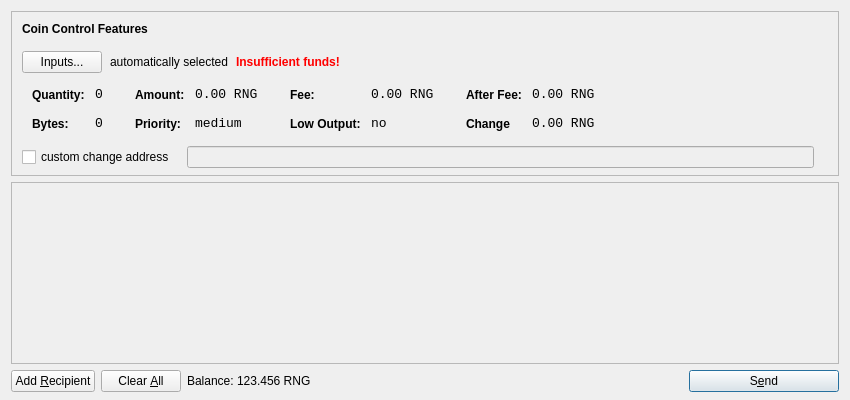
<?xml version="1.0" encoding="UTF-8"?>
<ui version="4.0">
 <class>SendCoinsDialog</class>
 <widget class="QDialog" name="SendCoinsDialog">
  <property name="geometry">
   <rect>
    <x>0</x>
    <y>0</y>
    <width>850</width>
    <height>400</height>
   </rect>
  </property>
  <property name="windowTitle">
   <string>Send Coins</string>
  </property>
  <layout class="QVBoxLayout" name="verticalLayout" stretch="0,1,0">
   <property name="bottomMargin">
    <number>8</number>
   </property>
   <item>
    <widget class="QFrame" name="frameCoinControl">
     <property name="sizePolicy">
      <sizepolicy hsizetype="Expanding" vsizetype="Expanding">
       <horstretch>0</horstretch>
       <verstretch>0</verstretch>
      </sizepolicy>
     </property>
     <property name="maximumSize">
      <size>
       <width>16777215</width>
       <height>16777215</height>
      </size>
     </property>
     <property name="frameShape">
      <enum>QFrame::StyledPanel</enum>
     </property>
     <property name="frameShadow">
      <enum>QFrame::Sunken</enum>
     </property>
     <layout class="QVBoxLayout" name="verticalLayoutCoinControl2">
      <property name="spacing">
       <number>-1</number>
      </property>
      <property name="leftMargin">
       <number>0</number>
      </property>
      <property name="topMargin">
       <number>0</number>
      </property>
      <property name="rightMargin">
       <number>0</number>
      </property>
      <property name="bottomMargin">
       <number>6</number>
      </property>
      <item>
       <layout class="QVBoxLayout" name="verticalLayoutCoinControl" stretch="0,0,0,0,1">
        <property name="spacing">
         <number>0</number>
        </property>
        <property name="leftMargin">
         <number>10</number>
        </property>
        <property name="topMargin">
         <number>10</number>
        </property>
        <item>
         <layout class="QHBoxLayout" name="horizontalLayoutCoinControl1">
          <property name="bottomMargin">
           <number>15</number>
          </property>
          <item>
           <widget class="QLabel" name="labelCoinControlFeatures">
            <property name="sizePolicy">
             <sizepolicy hsizetype="Preferred" vsizetype="Maximum">
              <horstretch>0</horstretch>
              <verstretch>0</verstretch>
             </sizepolicy>
            </property>
            <property name="font">
             <font>
              <weight>75</weight>
              <bold>true</bold>
             </font>
            </property>
            <property name="styleSheet">
             <string notr="true">font-weight:bold;</string>
            </property>
            <property name="text">
             <string>Coin Control Features</string>
            </property>
           </widget>
          </item>
         </layout>
        </item>
        <item>
         <layout class="QHBoxLayout" name="horizontalLayoutCoinControl2" stretch="0,0,0,0">
          <property name="spacing">
           <number>8</number>
          </property>
          <property name="bottomMargin">
           <number>10</number>
          </property>
          <item>
           <widget class="QPushButton" name="pushButtonCoinControl">
            <property name="styleSheet">
             <string notr="true"/>
            </property>
            <property name="text">
             <string>Inputs...</string>
            </property>
           </widget>
          </item>
          <item>
           <widget class="QLabel" name="labelCoinControlAutomaticallySelected">
            <property name="text">
             <string>automatically selected</string>
            </property>
            <property name="margin">
             <number>5</number>
            </property>
           </widget>
          </item>
          <item>
           <widget class="QLabel" name="labelCoinControlInsuffFunds">
            <property name="font">
             <font>
              <weight>75</weight>
              <bold>true</bold>
             </font>
            </property>
            <property name="styleSheet">
             <string notr="true">color:red;font-weight:bold;</string>
            </property>
            <property name="text">
             <string>Insufficient funds!</string>
            </property>
            <property name="margin">
             <number>5</number>
            </property>
           </widget>
          </item>
          <item>
           <spacer name="horizontalSpacerCoinControl">
            <property name="orientation">
             <enum>Qt::Horizontal</enum>
            </property>
            <property name="sizeHint" stdset="0">
             <size>
              <width>40</width>
              <height>1</height>
             </size>
            </property>
           </spacer>
          </item>
         </layout>
        </item>
        <item>
         <widget class="QWidget" name="widgetCoinControl" native="true">
          <property name="sizePolicy">
           <sizepolicy hsizetype="Preferred" vsizetype="Preferred">
            <horstretch>0</horstretch>
            <verstretch>0</verstretch>
           </sizepolicy>
          </property>
          <property name="minimumSize">
           <size>
            <width>0</width>
            <height>0</height>
           </size>
          </property>
          <property name="styleSheet">
           <string notr="true"/>
          </property>
          <layout class="QHBoxLayout" name="horizontalLayoutCoinControl5">
           <property name="margin">
            <number>0</number>
           </property>
           <item>
            <layout class="QHBoxLayout" name="horizontalLayoutCoinControl3" stretch="0,0,0,1">
             <property name="spacing">
              <number>20</number>
             </property>
             <property name="topMargin">
              <number>0</number>
             </property>
             <property name="bottomMargin">
              <number>10</number>
             </property>
             <item>
              <layout class="QFormLayout" name="formLayoutCoinControl1">
               <property name="horizontalSpacing">
                <number>10</number>
               </property>
               <property name="verticalSpacing">
                <number>14</number>
               </property>
               <property name="leftMargin">
                <number>10</number>
               </property>
               <property name="topMargin">
                <number>4</number>
               </property>
               <property name="rightMargin">
                <number>6</number>
               </property>
               <item row="0" column="0">
                <widget class="QLabel" name="labelCoinControlQuantityText">
                 <property name="styleSheet">
                  <string notr="true">font-weight:bold;</string>
                 </property>
                 <property name="text">
                  <string>Quantity:</string>
                 </property>
                 <property name="margin">
                  <number>0</number>
                 </property>
                </widget>
               </item>
               <item row="0" column="1">
                <widget class="QLabel" name="labelCoinControlQuantity">
                 <property name="font">
                  <font>
                   <family>Monospace</family>
                   <pointsize>10</pointsize>
                  </font>
                 </property>
                 <property name="cursor">
                  <cursorShape>IBeamCursor</cursorShape>
                 </property>
                 <property name="contextMenuPolicy">
                  <enum>Qt::ActionsContextMenu</enum>
                 </property>
                 <property name="text">
                  <string>0</string>
                 </property>
                 <property name="margin">
                  <number>0</number>
                 </property>
                 <property name="textInteractionFlags">
                  <set>Qt::LinksAccessibleByMouse|Qt::TextSelectableByKeyboard|Qt::TextSelectableByMouse</set>
                 </property>
                </widget>
               </item>
               <item row="1" column="0">
                <widget class="QLabel" name="labelCoinControlBytesText">
                 <property name="styleSheet">
                  <string notr="true">font-weight:bold;</string>
                 </property>
                 <property name="text">
                  <string>Bytes:</string>
                 </property>
                </widget>
               </item>
               <item row="1" column="1">
                <widget class="QLabel" name="labelCoinControlBytes">
                 <property name="font">
                  <font>
                   <family>Monospace</family>
                   <pointsize>10</pointsize>
                  </font>
                 </property>
                 <property name="cursor">
                  <cursorShape>IBeamCursor</cursorShape>
                 </property>
                 <property name="contextMenuPolicy">
                  <enum>Qt::ActionsContextMenu</enum>
                 </property>
                 <property name="text">
                  <string>0</string>
                 </property>
                 <property name="textInteractionFlags">
                  <set>Qt::LinksAccessibleByMouse|Qt::TextSelectableByKeyboard|Qt::TextSelectableByMouse</set>
                 </property>
                </widget>
               </item>
              </layout>
             </item>
             <item>
              <layout class="QFormLayout" name="formLayoutCoinControl2">
               <property name="horizontalSpacing">
                <number>10</number>
               </property>
               <property name="verticalSpacing">
                <number>14</number>
               </property>
               <property name="leftMargin">
                <number>6</number>
               </property>
               <property name="topMargin">
                <number>4</number>
               </property>
               <property name="rightMargin">
                <number>6</number>
               </property>
               <item row="0" column="0">
                <widget class="QLabel" name="labelCoinControlAmountText">
                 <property name="styleSheet">
                  <string notr="true">font-weight:bold;</string>
                 </property>
                 <property name="text">
                  <string>Amount:</string>
                 </property>
                 <property name="margin">
                  <number>0</number>
                 </property>
                </widget>
               </item>
               <item row="0" column="1">
                <widget class="QLabel" name="labelCoinControlAmount">
                 <property name="font">
                  <font>
                   <family>Monospace</family>
                   <pointsize>10</pointsize>
                  </font>
                 </property>
                 <property name="cursor">
                  <cursorShape>IBeamCursor</cursorShape>
                 </property>
                 <property name="contextMenuPolicy">
                  <enum>Qt::ActionsContextMenu</enum>
                 </property>
                 <property name="text">
                  <string>0.00 RNG</string>
                 </property>
                 <property name="textInteractionFlags">
                  <set>Qt::LinksAccessibleByMouse|Qt::TextSelectableByKeyboard|Qt::TextSelectableByMouse</set>
                 </property>
                </widget>
               </item>
               <item row="1" column="0">
                <widget class="QLabel" name="labelCoinControlPriorityText">
                 <property name="styleSheet">
                  <string notr="true">font-weight:bold;</string>
                 </property>
                 <property name="text">
                  <string>Priority:</string>
                 </property>
                </widget>
               </item>
               <item row="1" column="1">
                <widget class="QLabel" name="labelCoinControlPriority">
                 <property name="font">
                  <font>
                   <family>Monospace</family>
                   <pointsize>10</pointsize>
                  </font>
                 </property>
                 <property name="cursor">
                  <cursorShape>IBeamCursor</cursorShape>
                 </property>
                 <property name="contextMenuPolicy">
                  <enum>Qt::ActionsContextMenu</enum>
                 </property>
                 <property name="text">
                  <string>medium</string>
                 </property>
                 <property name="textInteractionFlags">
                  <set>Qt::LinksAccessibleByMouse|Qt::TextSelectableByKeyboard|Qt::TextSelectableByMouse</set>
                 </property>
                </widget>
               </item>
              </layout>
             </item>
             <item>
              <layout class="QFormLayout" name="formLayoutCoinControl3">
               <property name="horizontalSpacing">
                <number>10</number>
               </property>
               <property name="verticalSpacing">
                <number>14</number>
               </property>
               <property name="leftMargin">
                <number>6</number>
               </property>
               <property name="topMargin">
                <number>4</number>
               </property>
               <property name="rightMargin">
                <number>6</number>
               </property>
               <item row="0" column="0">
                <widget class="QLabel" name="labelCoinControlFeeText">
                 <property name="styleSheet">
                  <string notr="true">font-weight:bold;</string>
                 </property>
                 <property name="text">
                  <string>Fee:</string>
                 </property>
                 <property name="margin">
                  <number>0</number>
                 </property>
                </widget>
               </item>
               <item row="0" column="1">
                <widget class="QLabel" name="labelCoinControlFee">
                 <property name="font">
                  <font>
                   <family>Monospace</family>
                   <pointsize>10</pointsize>
                  </font>
                 </property>
                 <property name="cursor">
                  <cursorShape>IBeamCursor</cursorShape>
                 </property>
                 <property name="contextMenuPolicy">
                  <enum>Qt::ActionsContextMenu</enum>
                 </property>
                 <property name="text">
                  <string>0.00 RNG</string>
                 </property>
                 <property name="textInteractionFlags">
                  <set>Qt::LinksAccessibleByMouse|Qt::TextSelectableByKeyboard|Qt::TextSelectableByMouse</set>
                 </property>
                </widget>
               </item>
               <item row="1" column="0">
                <widget class="QLabel" name="labelCoinControlLowOutputText">
                 <property name="styleSheet">
                  <string notr="true">font-weight:bold;</string>
                 </property>
                 <property name="text">
                  <string>Low Output:</string>
                 </property>
                </widget>
               </item>
               <item row="1" column="1">
                <widget class="QLabel" name="labelCoinControlLowOutput">
                 <property name="font">
                  <font>
                   <family>Monospace</family>
                   <pointsize>10</pointsize>
                  </font>
                 </property>
                 <property name="cursor">
                  <cursorShape>IBeamCursor</cursorShape>
                 </property>
                 <property name="contextMenuPolicy">
                  <enum>Qt::ActionsContextMenu</enum>
                 </property>
                 <property name="text">
                  <string>no</string>
                 </property>
                 <property name="textInteractionFlags">
                  <set>Qt::LinksAccessibleByMouse|Qt::TextSelectableByKeyboard|Qt::TextSelectableByMouse</set>
                 </property>
                </widget>
               </item>
              </layout>
             </item>
             <item>
              <layout class="QFormLayout" name="formLayoutCoinControl4">
               <property name="horizontalSpacing">
                <number>10</number>
               </property>
               <property name="verticalSpacing">
                <number>14</number>
               </property>
               <property name="leftMargin">
                <number>6</number>
               </property>
               <property name="topMargin">
                <number>4</number>
               </property>
               <property name="rightMargin">
                <number>6</number>
               </property>
               <item row="0" column="0">
                <widget class="QLabel" name="labelCoinControlAfterFeeText">
                 <property name="styleSheet">
                  <string notr="true">font-weight:bold;</string>
                 </property>
                 <property name="text">
                  <string>After Fee:</string>
                 </property>
                 <property name="margin">
                  <number>0</number>
                 </property>
                </widget>
               </item>
               <item row="0" column="1">
                <widget class="QLabel" name="labelCoinControlAfterFee">
                 <property name="font">
                  <font>
                   <family>Monospace</family>
                   <pointsize>10</pointsize>
                  </font>
                 </property>
                 <property name="cursor">
                  <cursorShape>IBeamCursor</cursorShape>
                 </property>
                 <property name="contextMenuPolicy">
                  <enum>Qt::ActionsContextMenu</enum>
                 </property>
                 <property name="text">
                  <string>0.00 RNG</string>
                 </property>
                 <property name="textInteractionFlags">
                  <set>Qt::LinksAccessibleByMouse|Qt::TextSelectableByKeyboard|Qt::TextSelectableByMouse</set>
                 </property>
                </widget>
               </item>
               <item row="1" column="0">
                <widget class="QLabel" name="labelCoinControlChangeText">
                 <property name="styleSheet">
                  <string notr="true">font-weight:bold;</string>
                 </property>
                 <property name="text">
                  <string>Change</string>
                 </property>
                </widget>
               </item>
               <item row="1" column="1">
                <widget class="QLabel" name="labelCoinControlChange">
                 <property name="font">
                  <font>
                   <family>Monospace</family>
                   <pointsize>10</pointsize>
                  </font>
                 </property>
                 <property name="cursor">
                  <cursorShape>IBeamCursor</cursorShape>
                 </property>
                 <property name="contextMenuPolicy">
                  <enum>Qt::ActionsContextMenu</enum>
                 </property>
                 <property name="text">
                  <string>0.00 RNG</string>
                 </property>
                 <property name="textInteractionFlags">
                  <set>Qt::LinksAccessibleByMouse|Qt::TextSelectableByKeyboard|Qt::TextSelectableByMouse</set>
                 </property>
                </widget>
               </item>
              </layout>
             </item>
            </layout>
           </item>
          </layout>
         </widget>
        </item>
        <item>
         <layout class="QHBoxLayout" name="horizontalLayoutCoinControl4" stretch="0,0,0">
          <property name="spacing">
           <number>12</number>
          </property>
          <property name="sizeConstraint">
           <enum>QLayout::SetDefaultConstraint</enum>
          </property>
          <property name="topMargin">
           <number>5</number>
          </property>
          <property name="rightMargin">
           <number>5</number>
          </property>
          <item>
           <widget class="QCheckBox" name="checkBoxCoinControlChange">
            <property name="text">
             <string>custom change address</string>
            </property>
           </widget>
          </item>
          <item>
           <widget class="QLineEdit" name="lineEditCoinControlChange">
            <property name="enabled">
             <bool>false</bool>
            </property>
            <property name="sizePolicy">
             <sizepolicy hsizetype="Expanding" vsizetype="Fixed">
              <horstretch>0</horstretch>
              <verstretch>0</verstretch>
             </sizepolicy>
            </property>
           </widget>
          </item>
          <item>
           <widget class="QLabel" name="labelCoinControlChangeLabel">
            <property name="sizePolicy">
             <sizepolicy hsizetype="Preferred" vsizetype="Expanding">
              <horstretch>0</horstretch>
              <verstretch>0</verstretch>
             </sizepolicy>
            </property>
            <property name="minimumSize">
             <size>
              <width>0</width>
              <height>0</height>
             </size>
            </property>
            <property name="text">
             <string/>
            </property>
            <property name="margin">
             <number>3</number>
            </property>
           </widget>
          </item>
         </layout>
        </item>
        <item>
         <spacer name="verticalSpacerCoinControl">
          <property name="orientation">
           <enum>Qt::Vertical</enum>
          </property>
          <property name="sizeHint" stdset="0">
           <size>
            <width>800</width>
            <height>1</height>
           </size>
          </property>
         </spacer>
        </item>
       </layout>
      </item>
     </layout>
    </widget>
   </item>
   <item>
    <widget class="QScrollArea" name="scrollArea">
     <property name="widgetResizable">
      <bool>true</bool>
     </property>
     <widget class="QWidget" name="scrollAreaWidgetContents">
      <property name="geometry">
       <rect>
        <x>0</x>
        <y>0</y>
        <width>830</width>
        <height>165</height>
       </rect>
      </property>
      <layout class="QVBoxLayout" name="verticalLayout_2">
       <property name="margin">
        <number>0</number>
       </property>
       <item>
        <layout class="QVBoxLayout" name="entries">
         <property name="spacing">
          <number>6</number>
         </property>
        </layout>
       </item>
       <item>
        <spacer name="verticalSpacer">
         <property name="orientation">
          <enum>Qt::Vertical</enum>
         </property>
         <property name="sizeHint" stdset="0">
          <size>
           <width>20</width>
           <height>40</height>
          </size>
         </property>
        </spacer>
       </item>
      </layout>
     </widget>
    </widget>
   </item>
   <item>
    <layout class="QHBoxLayout" name="horizontalLayout">
     <item>
      <widget class="QPushButton" name="addButton">
       <property name="toolTip">
        <string>Send to multiple recipients at once</string>
       </property>
       <property name="text">
        <string>Add &amp;Recipient</string>
       </property>
       <property name="icon">
        <iconset resource="../bitcoin.qrc">
         <normaloff>:/icons/add</normaloff>:/icons/add</iconset>
       </property>
       <property name="autoDefault">
        <bool>false</bool>
       </property>
      </widget>
     </item>
     <item>
      <widget class="QPushButton" name="clearButton">
       <property name="sizePolicy">
        <sizepolicy hsizetype="Minimum" vsizetype="Fixed">
         <horstretch>0</horstretch>
         <verstretch>0</verstretch>
        </sizepolicy>
       </property>
       <property name="toolTip">
        <string>Remove all transaction fields</string>
       </property>
       <property name="text">
        <string>Clear &amp;All</string>
       </property>
       <property name="icon">
        <iconset resource="../bitcoin.qrc">
         <normaloff>:/icons/remove</normaloff>:/icons/remove</iconset>
       </property>
       <property name="autoRepeatDelay">
        <number>300</number>
       </property>
       <property name="autoDefault">
        <bool>false</bool>
       </property>
      </widget>
     </item>
     <item>
      <layout class="QHBoxLayout" name="horizontalLayout_2">
       <property name="spacing">
        <number>3</number>
       </property>
       <item>
        <widget class="QLabel" name="label">
         <property name="sizePolicy">
          <sizepolicy hsizetype="Preferred" vsizetype="Fixed">
           <horstretch>0</horstretch>
           <verstretch>0</verstretch>
          </sizepolicy>
         </property>
         <property name="text">
          <string>Balance:</string>
         </property>
        </widget>
       </item>
       <item>
        <widget class="QLabel" name="labelBalance">
         <property name="sizePolicy">
          <sizepolicy hsizetype="Preferred" vsizetype="Fixed">
           <horstretch>0</horstretch>
           <verstretch>0</verstretch>
          </sizepolicy>
         </property>
         <property name="cursor">
          <cursorShape>IBeamCursor</cursorShape>
         </property>
         <property name="text">
          <string>123.456 RNG</string>
         </property>
         <property name="textInteractionFlags">
          <set>Qt::LinksAccessibleByMouse|Qt::TextSelectableByKeyboard|Qt::TextSelectableByMouse</set>
         </property>
        </widget>
       </item>
      </layout>
     </item>
     <item>
      <spacer name="horizontalSpacer">
       <property name="orientation">
        <enum>Qt::Horizontal</enum>
       </property>
       <property name="sizeHint" stdset="0">
        <size>
         <width>40</width>
         <height>20</height>
        </size>
       </property>
      </spacer>
     </item>
     <item>
      <widget class="QPushButton" name="sendButton">
       <property name="minimumSize">
        <size>
         <width>150</width>
         <height>0</height>
        </size>
       </property>
       <property name="toolTip">
        <string>Confirm the send action</string>
       </property>
       <property name="text">
        <string>S&amp;end</string>
       </property>
       <property name="icon">
        <iconset resource="../bitcoin.qrc">
         <normaloff>:/icons/send</normaloff>:/icons/send</iconset>
       </property>
       <property name="default">
        <bool>true</bool>
       </property>
      </widget>
     </item>
    </layout>
   </item>
  </layout>
 </widget>
 <resources>
  <include location="../bitcoin.qrc"/>
 </resources>
 <connections/>
</ui>
